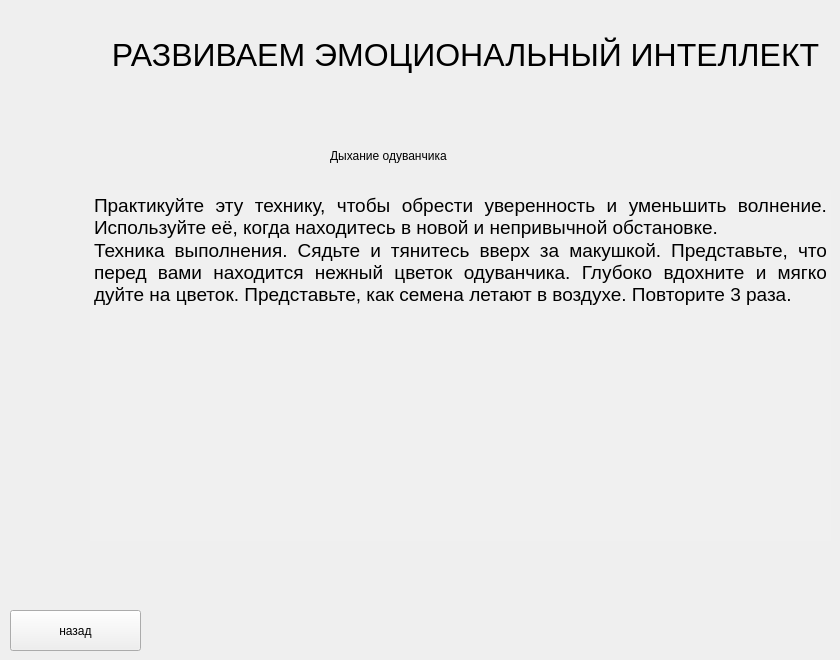
   <widget class="QWidget" name="page_75">
    <widget class="QLabel" name="label_360">
     <property name="geometry">
      <rect>
       <x>100</x>
       <y>10</y>
       <width>731</width>
       <height>91</height>
      </rect>
     </property>
     <property name="styleSheet">
      <string notr="true">font-family:Arial;
font-size:24pt;</string>
     </property>
     <property name="text">
      <string>&lt;html&gt;&lt;head/&gt;&lt;body&gt;&lt;p align=&quot;center&quot;&gt;РАЗВИВАЕМ ЭМОЦИОНАЛЬНЫЙ ИНТЕЛЛЕКТ&lt;/p&gt;&lt;/body&gt;&lt;/html&gt;</string>
     </property>
    </widget>
    <widget class="QLabel" name="label_361">
     <property name="geometry">
      <rect>
       <x>330</x>
       <y>130</y>
       <width>271</width>
       <height>51</height>
      </rect>
     </property>
     <property name="styleSheet">
      <string notr="true">font: 20pt &quot;Arial&quot;;</string>
     </property>
     <property name="text">
      <string>Дыхание одуванчика</string>
     </property>
    </widget>
    <widget class="QTextEdit" name="textEdit_137">
     <property name="enabled">
      <bool>false</bool>
     </property>
     <property name="geometry">
      <rect>
       <x>90</x>
       <y>190</y>
       <width>741</width>
       <height>351</height>
      </rect>
     </property>
     <property name="styleSheet">
      <string notr="true">font: 12pt &quot;Arial&quot;;
background-color:#f0f0f0;
border:0;
color:black;</string>
     </property>
     <property name="verticalScrollBarPolicy">
      <enum>Qt::ScrollBarAlwaysOff</enum>
     </property>
     <property name="horizontalScrollBarPolicy">
      <enum>Qt::ScrollBarAlwaysOff</enum>
     </property>
     <property name="html">
      <string>&lt;!DOCTYPE HTML PUBLIC &quot;-//W3C//DTD HTML 4.0//EN&quot; &quot;http://www.w3.org/TR/REC-html40/strict.dtd&quot;&gt;
&lt;html&gt;&lt;head&gt;&lt;meta name=&quot;qrichtext&quot; content=&quot;1&quot; /&gt;&lt;style type=&quot;text/css&quot;&gt;
p, li { white-space: pre-wrap; }
&lt;/style&gt;&lt;/head&gt;&lt;body style=&quot; font-family:'Arial'; font-size:12pt; font-weight:400; font-style:normal;&quot;&gt;
&lt;p align=&quot;justify&quot; style=&quot; margin-top:0px; margin-bottom:0px; margin-left:0px; margin-right:0px; -qt-block-indent:0; text-indent:0px;&quot;&gt;&lt;span style=&quot; font-family:'Arial','sans-serif'; font-size:14pt;&quot;&gt;Практикуйте эту технику, чтобы обрести уверенность и уменьшить волнение. Используйте её, когда находитесь в новой и непривычной обстановке. &lt;/span&gt;&lt;/p&gt;
&lt;p align=&quot;justify&quot; style=&quot; margin-top:0px; margin-bottom:0px; margin-left:0px; margin-right:0px; -qt-block-indent:0; text-indent:0px;&quot;&gt;&lt;span style=&quot; font-family:'Arial','sans-serif'; font-size:14pt;&quot;&gt;Техника выполнения. Сядьте и тянитесь вверх за макушкой. Представьте, что перед вами находится нежный цветок одуванчика. Глубоко вдохните и мягко дуйте на цветок. Представьте, как семена летают в воздухе. Повторите 3 раза. &lt;/span&gt;&lt;/p&gt;&lt;/body&gt;&lt;/html&gt;</string>
     </property>
    </widget>
    <widget class="QPushButton" name="pushButton_454">
     <property name="geometry">
      <rect>
       <x>10</x>
       <y>610</y>
       <width>131</width>
       <height>41</height>
      </rect>
     </property>
     <property name="text">
      <string>назад</string>
     </property>
    </widget>
   </widget>
